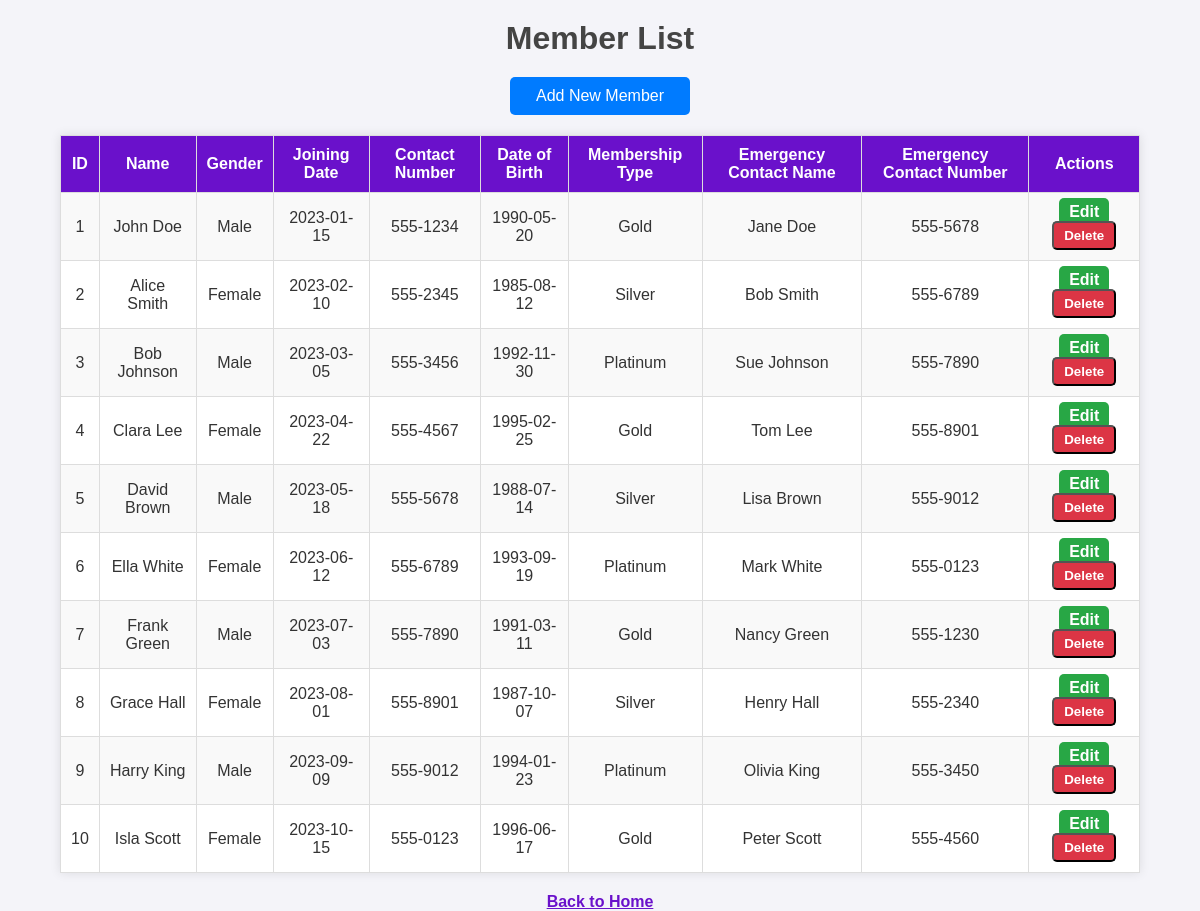
The app's page /view_members with its own data.
### tables this page shows
CREATE TABLE Members (
        member_id INTEGER PRIMARY KEY,
        name TEXT NOT NULL,
        gender TEXT,
        joining_date DATE,
        contact_number TEXT,
        date_of_birth DATE,
        membership_type TEXT,
        emergency_contact_name TEXT,
        emergency_contact_number TEXT
    );

### app.py (the view)
@app.route('/view_members')
def view_members():
    conn = sqlite3.connect('gym_management_system.db')
    conn.row_factory = sqlite3.Row  # Satırları sözlük olarak döndürür
    cursor = conn.cursor()
    cursor.execute("SELECT * FROM Members")  # Tüm sütunları getir
    members = cursor.fetchall()
    conn.close()
    return render_template('view_members.html', members=members)

### templates/view_members.html (shortened to what this page needs)
<!DOCTYPE html>
<html lang="en">
<head>
</head>
<body>
    <h1>Member List</h1>
    <a href="{{ url_for('add_member') }}" class="add-btn">Add New Member</a>
    <table>
        <tr>
            <th>ID</th>
            <th>Name</th>
            <th>Gender</th>
            <th>Joining Date</th>
            <th>Contact Number</th>
            <th>Date of Birth</th>
            <th>Membership Type</th>
            <th>Emergency Contact Name</th>
            <th>Emergency Contact Number</th>
            <th>Actions</th>
        </tr>
        {% for member in members %}
        <tr>
            <td>{{ member['member_id'] }}</td>
            <td>{{ member['name'] }}</td>
            <td>{{ member['gender'] }}</td>
            <td>{{ member['joining_date'] }}</td>
            <td>{{ member['contact_number'] }}</td>
            <td>{{ member['date_of_birth'] }}</td>
            <td>{{ member['membership_type'] }}</td>
            <td>{{ member['emergency_contact_name'] }}</td>
            <td>{{ member['emergency_contact_number'] }}</td>
            <td>
                <a href="{{ url_for('edit_member', member_id=member['member_id']) }}" class="action-btn edit">Edit</a>
                <form action="{{ url_for('delete_member', member_id=member['member_id']) }}" method="POST" style="display:inline;">
                    <button type="submit" class="action-btn delete" onclick="return confirm('Are you sure you want to delete this member?');">Delete</button>
                </form>
            </td>
        </tr>
        {% endfor %}
    </table>
    <a href="{{ url_for('index') }}" style="display: block; text-align: center; margin-top: 20px; font-weight: bold; color: #6a11cb;">Back to Home</a>
</body>
</html>

### templates/view_members.html (style rules this page uses)
body { font-family: Arial, sans-serif; background-color: #f4f4f9; margin: 0; padding: 0; color: #333; }
h1 { text-align: center; color: #444; margin: 20px 0; }
table { width: 90%; margin: 20px auto; border-collapse: collapse; background-color: white; box-shadow: 0 0 10px rgba(0, 0, 0, 0.1); }
th, td { padding: 10px; border: 1px solid #ddd; text-align: center; }
th { background-color: #6a11cb; color: white; }
tr:nth-child(even) { background-color: #f9f9f9; }
.action-btn { padding: 5px 10px; color: white; text-decoration: none; border-radius: 5px; font-weight: bold; }
.edit { background-color: #28a745; }
.delete { background-color: #dc3545; }
.add-btn { display: block; margin: 20px auto; width: 150px; text-align: center; background-color: #007bff; color: white; padding: 10px 15px; text-decoration: none; border-radius: 5px; }

### records on screen
Members: member_id "1", name "John Doe", gender "Male", joining_date "2023-01-15", contact_number "555-1234", date_of_birth "1990-05-20", membership_type "Gold", emergency_contact_name "Jane Doe", emergency_contact_number "555-5678"
Members: member_id "2", name "Alice Smith", gender "Female", joining_date "2023-02-10", contact_number "555-2345", date_of_birth "1985-08-12", membership_type "Silver", emergency_contact_name "Bob Smith", emergency_contact_number "555-6789"
Members: member_id "3", name "Bob Johnson", gender "Male", joining_date "2023-03-05", contact_number "555-3456", date_of_birth "1992-11-30", membership_type "Platinum", emergency_contact_name "Sue Johnson", emergency_contact_number "555-7890"
Members: member_id "4", name "Clara Lee", gender "Female", joining_date "2023-04-22", contact_number "555-4567", date_of_birth "1995-02-25", membership_type "Gold", emergency_contact_name "Tom Lee", emergency_contact_number "555-8901"
Members: member_id "5", name "David Brown", gender "Male", joining_date "2023-05-18", contact_number "555-5678", date_of_birth "1988-07-14", membership_type "Silver", emergency_contact_name "Lisa Brown", emergency_contact_number "555-9012"
Members: member_id "6", name "Ella White", gender "Female", joining_date "2023-06-12", contact_number "555-6789", date_of_birth "1993-09-19", membership_type "Platinum", emergency_contact_name "Mark White", emergency_contact_number "555-0123"
Members: member_id "7", name "Frank Green", gender "Male", joining_date "2023-07-03", contact_number "555-7890", date_of_birth "1991-03-11", membership_type "Gold", emergency_contact_name "Nancy Green", emergency_contact_number "555-1230"
Members: member_id "8", name "Grace Hall", gender "Female", joining_date "2023-08-01", contact_number "555-8901", date_of_birth "1987-10-07", membership_type "Silver", emergency_contact_name "Henry Hall", emergency_contact_number "555-2340"
Members: member_id "9", name "Harry King", gender "Male", joining_date "2023-09-09", contact_number "555-9012", date_of_birth "1994-01-23", membership_type "Platinum", emergency_contact_name "Olivia King", emergency_contact_number "555-3450"
Members: member_id "10", name "Isla Scott", gender "Female", joining_date "2023-10-15", contact_number "555-0123", date_of_birth "1996-06-17", membership_type "Gold", emergency_contact_name "Peter Scott", emergency_contact_number "555-4560"
